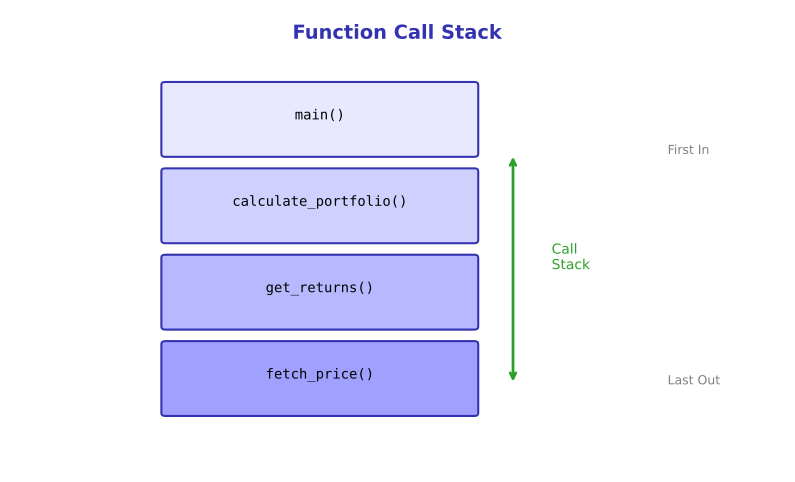

Reproduce this figure in Python.
"""Generated chart with course color palette"""
import matplotlib.pyplot as plt
import matplotlib.patches as patches
from matplotlib.patches import FancyBboxPatch, Rectangle, Circle, FancyArrowPatch, Wedge
import numpy as np
import pandas as pd
import seaborn as sns
from pathlib import Path

# Standard matplotlib configuration
plt.rcParams.update({
    'font.size': 10,
    'axes.labelsize': 10,
    'axes.titlesize': 11,
    'xtick.labelsize': 9,
    'ytick.labelsize': 9,
    'legend.fontsize': 9,
    'figure.figsize': (10, 6),
    'figure.dpi': 150
})

# Course colors
MLPURPLE = '#3333B2'
MLLAVENDER = '#ADADE0'
MLBLUE = '#0066CC'
MLORANGE = '#FF7F0E'
MLGREEN = '#2CA02C'
MLRED = '#D62728'

# Course colors already used in this lesson
COLOR_PRIMARY = MLPURPLE
COLOR_SECONDARY = MLPURPLE
COLOR_ACCENT = MLBLUE
COLOR_LIGHT = MLLAVENDER
COLOR_GREEN = MLGREEN
COLOR_ORANGE = MLORANGE
COLOR_RED = MLRED


fig, ax = plt.subplots(figsize=(10, 6))
ax.set_xlim(0, 10)
ax.set_ylim(0, 8)
ax.axis('off')

ax.text(5, 7.5, 'Function Call Stack', fontsize=14, fontweight='bold', ha='center', color=MLPURPLE)

# Stack frames
frames = [
    (3, 'main()', '#E8E8FF'),
    (2, 'calculate_portfolio()', '#D0D0FF'),
    (1, 'get_returns()', '#B8B8FF'),
    (0, 'fetch_price()', '#A0A0FF')
]

for i, (level, name, color) in enumerate(frames):
    rect = patches.FancyBboxPatch((2, level * 1.5 + 1), 4, 1.2,
                                   boxstyle="round,pad=0.05",
                                   facecolor=color, edgecolor=MLPURPLE, linewidth=1.5)
    ax.add_patch(rect)
    ax.text(4, level * 1.5 + 1.6, name, fontsize=10, ha='center', fontfamily='monospace')

ax.annotate('', xy=(6.5, 5.5), xytext=(6.5, 1.5),
            arrowprops=dict(arrowstyle='<->', color=MLGREEN, lw=2))
ax.text(7, 3.5, 'Call\nStack', fontsize=10, ha='left', color=MLGREEN)

ax.text(8.5, 5.5, 'First In', fontsize=9, color='gray')
ax.text(8.5, 1.5, 'Last Out', fontsize=9, color='gray')

plt.savefig('chart.pdf', dpi=300, bbox_inches='tight')
plt.close()
